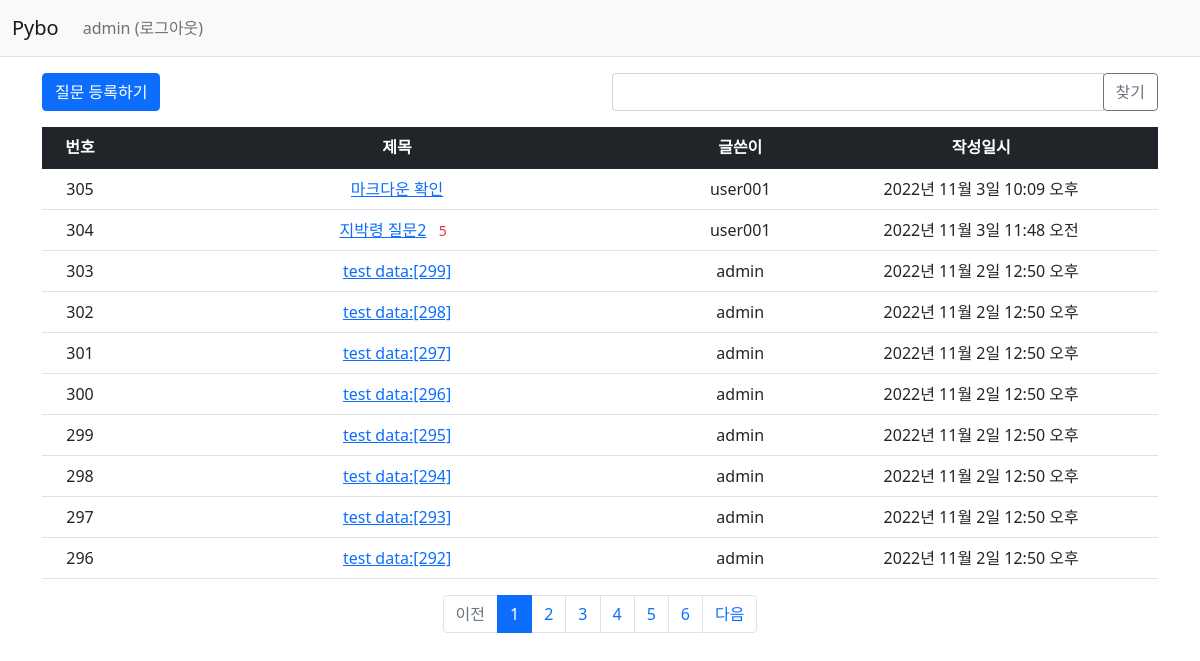
The app's page /pybo/ (signed in) with its own data.
### pybo/models.py (models this page shows, shortened)
class Question(models.Model):
    author = models.ForeignKey(User, on_delete=models.CASCADE, related_name='author_question')
    subject = models.CharField(max_length=200)
    content = models.TextField()
    create_date = models.DateTimeField()
    modify_date = models.DateTimeField(null=True, blank=True)
    voter = models.ManyToManyField(User, related_name='voter_question')  # 추천인 추가

### pybo/views/base_views.py (the view, shortened to what this page needs)
# urls.py: path('', base_views.index, name='index'),  # '/' 에 해당되는 path
def index(request):
    page = request.GET.get('page', '1') # 페이지
    kw = request.GET.get('kw', '')  # 검색어
    question_list = Question.objects.order_by('-create_date')
    paginator = Paginator(question_list, 10) # 페이지당 10개씩 보여주기
    page_obj = paginator.get_page(page)
    context = {'question_list': page_obj, 'page': page, 'kw': kw}
    return render(request, 'pybo/question_list.html', context)

### pybo/templatetags/pybo_filter.py (called while the page is built)
@register.filter
def sub(value, arg):
    return value - arg

### templates/pybo/question_list.html (shortened to what this page needs)
{% extends 'base.html' %}
{% load pybo_filter %}
{% block content %}
<div class="container my-3">
    <div class="row my-3">
        <div class="col-6">
            <a href="{% url 'pybo:question_create' %}" class="btn btn-primary">질문 등록하기</a>
        </div>
        <div class="col-6">
            <div class="input-group">
                <input type="text" id="search_kw" class="form-control" value="{{ kw|default_if_none:'' }}">
                <div class="input-group-append">
                    <button class="btn btn-outline-secondary" type="button" id="btn_search">찾기</button>
                </div>
            </div>
        </div>
    </div>
    <table class="table">
        <thead>
        <tr class="text-center table-dark">
            <th>번호</th>
            <th style="width:50%">제목</th>
            <th>글쓴이</th>
            <th>작성일시</th>
        </tr>
        </thead>
        <tbody>
        {% if question_list %}
        {% for question in question_list %}
        <tr class="text-center">
            <td>
                {{ question_list.paginator.count|sub:question_list.start_index|sub:forloop.counter0|add:1 }}
            </td>
            <td class="text-center">
                <a href="{% url 'pybo:detail' question.id %}">{{ question.subject }}</a>
                {% if question.answer_set.count > 0 %}
                <span class="text-danger small mx-2">{{ question.answer_set.count }}</span>
                {% endif %}
            </td>
            <td>{{ question.author.username }}</td>
            <td>{{ question.create_date }}</td>
        </tr>
        {% endfor %}
        {% else %}
        <tr>
            <td colspan="4">질문이 없습니다.</td>
        </tr>
        {% endif %}
        </tbody>
    </table>
    <ul class="pagination justify-content-center">
        {% if question_list.has_previous %}
        <li class="page-item">
            <a class="page-link" data-page="{{ question_list.previous_page_number }}"
           href="javascript:void(0)">이전</a>
        </li>
        {% else %}
        <li class="page-item disabled">
            <a class="page-link" tabindex="-1" aria-disabled="true"
           href="javascript:void(0)">이전</a>
        </li>
        {% endif %}
        {% for page_number in question_list.paginator.page_range %}
        {% if page_number >= question_list.number|add:-5 and page_number <= question_list.number|add:5 %}
        {% if page_number == question_list.number %}
        <li class="page-item active" aria-current="page">
             <a class="page-link" data-page="{{ page_number }}"
           href="javascript:void(0)">{{ page_number }}</a>
        </li>
        {% else %}
        <li class="page-item">
            <a class="page-link" data-page="{{ page_number }}"
           href="javascript:void(0)">{{ page_number }}</a>
        </li>
        {% endif %}
        {% endif %}
        {% endfor %}
        {% if question_list.has_next %}
        <li class="page-item">
             <a class="page-link" data-page="{{ question_list.next_page_number }}"
           href="javascript:void(0)">다음</a>
        </li>
        {% else %}
        <li class="page-item disabled">
            <a class="page-link" tabindex="-1" aria-disabled="true" href="#">다음</a>
        </li>
        {% endif %}
    </ul>
</div>
</body>
{% endblock %}

### templates/navbar.html (shortened to what this page needs)
<nav class="navbar navbar-expand-lg navbar-light bg-light border-bottom">
    <div class="container-fluid">
        <a class="navbar-brand" href="{% url 'pybo:index' %}">Pybo</a>
        <div class="collapse navbar-collapse" id="navbarSupportedContent">
            <ul class="navbar-nav me-auto mb-2 mb-lg-0">
                <li class="nav-item">
                    {% if user.is_authenticated %}
                    <a class="nav-link" href="{% url 'common:logout' %}">{{ user.username }} (로그아웃)</a>
                    {% else %}
                    <a class="nav-link" href="{% url 'common:login' %}">로그인</a>
                    {% endif %}
                </li>
            </ul>
        </div>
    </div>
</nav>

### records on screen
Question: paginator.count|sub "305", subject "마크다운 확인", author.username "user001", create_date "2022년 11월 3일 10:09 오후"
Question: paginator.count|sub "304", subject "지박령 질문2", answer_set.count "5", author.username "user001", create_date "2022년 11월 3일 11:48 오전"
Question: paginator.count|sub "303", subject "test data:[299]", author.username "admin", create_date "2022년 11월 2일 12:50 오후"
Question: paginator.count|sub "302", subject "test data:[298]", author.username "admin", create_date "2022년 11월 2일 12:50 오후"
Question: paginator.count|sub "301", subject "test data:[297]", author.username "admin", create_date "2022년 11월 2일 12:50 오후"
Question: paginator.count|sub "300", subject "test data:[296]", author.username "admin", create_date "2022년 11월 2일 12:50 오후"
Question: paginator.count|sub "299", subject "test data:[295]", author.username "admin", create_date "2022년 11월 2일 12:50 오후"
Question: paginator.count|sub "298", subject "test data:[294]", author.username "admin", create_date "2022년 11월 2일 12:50 오후"
Question: paginator.count|sub "297", subject "test data:[293]", author.username "admin", create_date "2022년 11월 2일 12:50 오후"
Question: paginator.count|sub "296", subject "test data:[292]", author.username "admin", create_date "2022년 11월 2일 12:50 오후"

### other values on screen
{{ user.username }} "admin"
{{ page_number }} "1"
{{ page_number }} "2" "3" "4" "5" "6"
